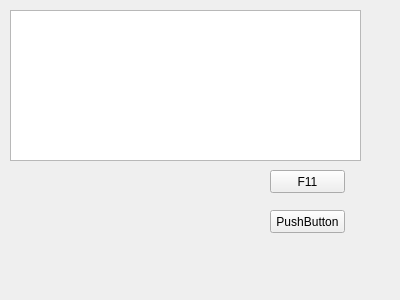
<ui version="4.0" >
 <class>frame2Class</class>
 <widget class="QFrame" name="frame2Class" >
  <property name="geometry" >
   <rect>
    <x>0</x>
    <y>0</y>
    <width>400</width>
    <height>300</height>
   </rect>
  </property>
  <property name="windowTitle" >
   <string>Frame2</string>
  </property>
  <widget class="QPushButton" name="pushButton" >
   <property name="geometry" >
    <rect>
     <x>270</x>
     <y>170</y>
     <width>75</width>
     <height>23</height>
    </rect>
   </property>
   <property name="text" >
    <string>F11</string>
   </property>
  </widget>
  <widget class="QTextEdit" name="textEdit" >
   <property name="geometry" >
    <rect>
     <x>10</x>
     <y>10</y>
     <width>351</width>
     <height>151</height>
    </rect>
   </property>
  </widget>
  <widget class="QPushButton" name="pushButton_2" >
   <property name="geometry" >
    <rect>
     <x>270</x>
     <y>210</y>
     <width>75</width>
     <height>23</height>
    </rect>
   </property>
   <property name="text" >
    <string>PushButton</string>
   </property>
  </widget>
 </widget>
 <layoutdefault spacing="6" margin="11" />
 <resources/>
 <connections/>
</ui>
